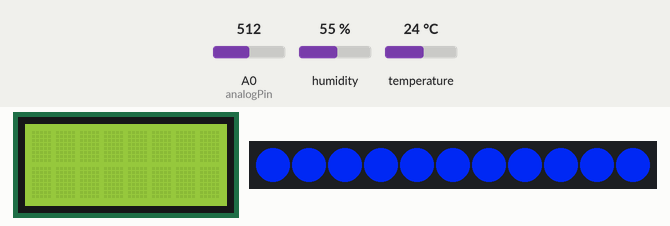
This sketch was run on a simulated Arduino Uno, built with avr-gcc and run on an emulated ATmega328P. Parts: 8×2 character LCD, 11 RGB LEDs in strip order, left to right. The inputs (shaded band) are chosen by the test bench; at power-on: A0 (analogPin) = 512, humidity 55 %, temperature 24 °C. What the sketch prints to the serial monitor is not drawn.

Above: at 5.6 s.
10.9 s: A0 (analogPin) set to 213
At 16.82 s:
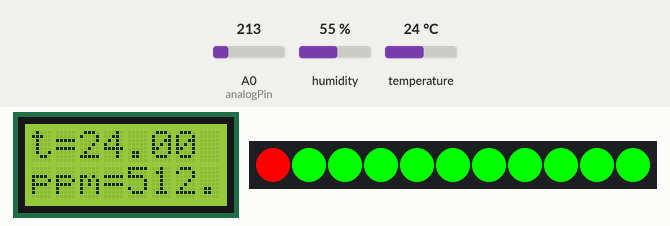
18.7 s: A0 (analogPin) set to 191
At 18.73 s:
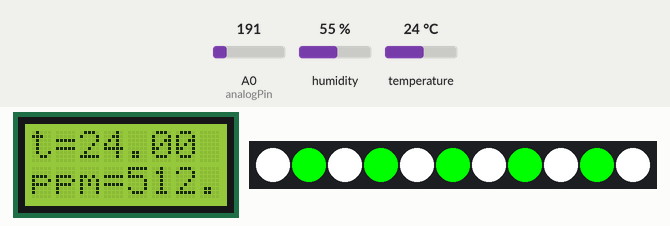
At 21.5 s:
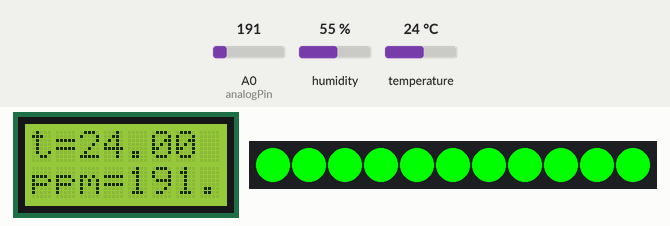

The sketch:

test.ino
```cpp
#include <LiquidCrystalRus.h>
#include <Adafruit_NeoPixel.h>
#include "DHT.h"
#define NUMPIXELS 11 // Кол-во светодиодов
#define LED_PIN 6
#define analogPin A0
#define DHTPIN 7
DHT dht(DHTPIN, DHT22); //Определяем датчик температуры(В нашем случае DHT22)
Adafruit_NeoPixel strip = Adafruit_NeoPixel(NUMPIXELS, LED_PIN, NEO_GRB + NEO_KHZ800);
float HIPPM = 200;
bool isHIPPM = false;
float LOTEMP = 20;
float HITEMP = 30;
int black[3]  = { 0, 0, 0 };
int white[3]  = { 100, 100, 100 };
int red[3]    = { 100, 0, 0 };
int green[3]  = { 0, 100, 0 };
int blue[3]   = { 0, 0, 100 };
int yellow[3] = { 40, 95, 0 };
int dimWhite[3] = { 30, 30, 30 };
int redVal = black[0];
int grnVal = black[1];
int bluVal = black[2];
int wait = 10;
int hold = 0;
int DEBUG = 0;
int loopCount = 60;
int repeat = 3;
int j = 0;
int prevR = redVal;
int prevG = grnVal;
int prevB = bluVal;
LiquidCrystalRus lcd(12, 10, 11, 5, 4, 3, 2);

void setup()
{
  Serial.println("LCD INIT!");
  lcd.begin(8, 2);
  Serial.println("LCD BEGIN!");
  Serial.println("DHT INIT!");
  dht.begin();
  Serial.println("DHT BEGIN!");
  strip.begin();
    Serial.begin(9600);
  Serial.println("--------------------------METEO V1.0------------------------------------------------");
  Serial.println("-------------------Author: Daniil Solonskiy-----------------------------------------");
  Serial.println("------------scientific director: Alexandr Sergeevich--------------------------------");
  Serial.println("-----------------------Thanks For Using!)-------------------------------------------");
  crossFade(red, 1);
  crossFade(green, 1);
  crossFade(blue, 1);


}

void loop()
{

  float t = dht.readTemperature();
  lcd.print("t=");
  lcd.setCursor(2,0);
  lcd.print(t);
  float ppm =  analogRead(analogPin);
  lcd.setCursor(0,1);
  lcd.print("ppm=");
  lcd.setCursor(4,1);
  lcd.print(ppm);
  Serial.println(t);
  Serial.println(ppm);
  //crossFade(red);
         if(t >= HITEMP)crossFade(red, 10);
         if(t <= LOTEMP)crossFade(blue, 10);
         if(t > LOTEMP && t < 27)crossFade(green, 10);
         if(t > LOTEMP && t>27 && t<HITEMP)crossFade(yellow, 10);
  while(ppm >= HIPPM){
    isHIPPM = true;
    ppm =  analogRead(analogPin);
    Serial.println(ppm);
    for(int i=0; i < NUMPIXELS; i++ ){
       strip.setPixelColor(i, strip.Color(255, 0, 0));// - Закрашиваем светодиоды Красный
       strip.show();
       delay(100);
       strip.setPixelColor(i++, strip.Color(255, 255, 255)); // - Закрашиваем светодиоды Желтый
       strip.show();
       delay(100);
    }
  }
//------------------------------------------------------


  //crossFade(green);
  //crossFade(blue);
  //crossFade(yellow);
  lcd.clear();
}

int calculateStep(int prevValue, int endValue) {
  int step = endValue - prevValue; // What's the overall gap?
  if (step) {                      // If its non-zero,
    step = 1020/step;              //   divide by 1020
  }
  return step;
}


int calculateVal(int step, int val, int i) {

  if ((step) && i % step == 0) { // If step is non-zero and its time to change a value,
    if (step > 0) {              //   increment the value if step is positive...
      val += 1;
    }
    else if (step < 0) {
      val -= 1;
    }
  }
  if (val > 255) {
    val = 255;
  }
  else if (val < 0) {
    val = 0;
  }
  return val;
}


void crossFade(int color[3], int temp) {
   float t = dht.readTemperature();
  // Convert to 0-255
  Serial.println(t);
  int R = (color[0] * 255) / 100;
  int G = (color[1] * 255) / 100;
  int B = (color[2] * 255) / 100;

  int stepR = calculateStep(prevR, R);
  int stepG = calculateStep(prevG, G);
  int stepB = calculateStep(prevB, B);

  for (int i = 0; i <= 1020; i++) {
    redVal = calculateVal(stepR, redVal, i);
    grnVal = calculateVal(stepG, grnVal, i);
    bluVal = calculateVal(stepB, bluVal, i);
    for(int f = 0; f < 11; f++){
      strip.setPixelColor(f, strip.Color(redVal, grnVal, bluVal));// - Закрашиваем светодиоды Красный
    }
    strip.show();

    delay(temp); // Pause for 'wait' milliseconds before resuming the loop

    if (DEBUG) { // If we want serial output, print it at the
      if (i == 0 or i % loopCount == 0) { // beginning, and every loopCount times
        Serial.print("Loop/RGB: #");
        Serial.print(i);
        Serial.print(" | ");
        Serial.print(redVal);
        Serial.print(" / ");
        Serial.print(grnVal);
        Serial.print(" / ");
        Serial.println(bluVal);

      }
      DEBUG += 1;
    }
  }
  // Update current values for next loop
  prevR = redVal;
  prevG = grnVal;
  prevB = bluVal;
  delay(hold); // Pause for optional 'wait' milliseconds before resuming the loop
}
```

Measured:
- the behaviour switches between 200 and 199 on A0 (analogPin) (found by bisection; images 1 and 2)
- after the input at 18.7 s, the display: first differs from a run without the input after 1.7 s (image 3)
